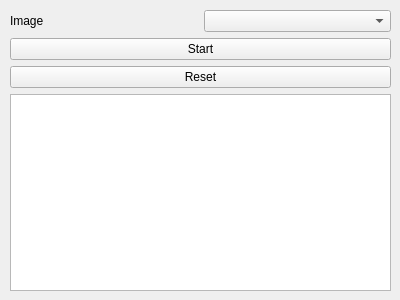
<?xml version="1.0" encoding="UTF-8"?>
<ui version="4.0">
 <class>SurfaceInteractionView</class>
 <widget class="QWidget" name="SurfaceInteractionView">
  <property name="geometry">
   <rect>
    <x>0</x>
    <y>0</y>
    <width>400</width>
    <height>300</height>
   </rect>
  </property>
  <property name="windowTitle">
   <string>Form</string>
  </property>
  <widget class="QWidget" name="verticalLayoutWidget">
   <property name="geometry">
    <rect>
     <x>10</x>
     <y>10</y>
     <width>381</width>
     <height>281</height>
    </rect>
   </property>
   <layout class="QVBoxLayout" name="verticalLayout">
    <item>
     <layout class="QHBoxLayout" name="horizontalLayout">
      <item>
       <widget class="QLabel" name="label">
        <property name="text">
         <string>Image</string>
        </property>
       </widget>
      </item>
      <item>
       <widget class="QmitkDataStorageComboBox" name="DataSelector"/>
      </item>
     </layout>
    </item>
    <item>
     <widget class="QPushButton" name="StartBtn">
      <property name="text">
       <string>Start</string>
      </property>
      <property name="checkable">
       <bool>true</bool>
      </property>
     </widget>
    </item>
    <item>
     <widget class="QPushButton" name="ResetBtn">
      <property name="text">
       <string>Reset</string>
      </property>
     </widget>
    </item>
    <item>
     <widget class="QPlainTextEdit" name="TransformMatrix"/>
    </item>
   </layout>
  </widget>
 </widget>
 <customwidgets>
  <customwidget>
   <class>QmitkDataStorageComboBox</class>
   <extends>QComboBox</extends>
   <header>QmitkDataStorageComboBox.h</header>
  </customwidget>
 </customwidgets>
 <resources/>
 <connections/>
</ui>
